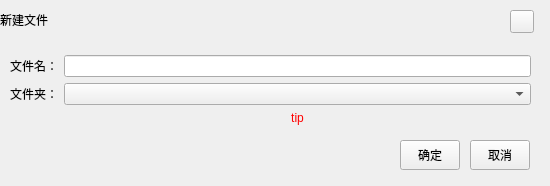
<?xml version="1.0" encoding="UTF-8"?>
<ui version="4.0">
 <class>NewFileDialog</class>
 <widget class="QDialog" name="NewFileDialog">
  <property name="geometry">
   <rect>
    <x>0</x>
    <y>0</y>
    <width>550</width>
    <height>186</height>
   </rect>
  </property>
  <property name="windowTitle">
   <string>Dialog</string>
  </property>
  <widget class="QLabel" name="title_Label">
   <property name="geometry">
    <rect>
     <x>0</x>
     <y>0</y>
     <width>550</width>
     <height>40</height>
    </rect>
   </property>
   <property name="text">
    <string>新建文件</string>
   </property>
  </widget>
  <widget class="QToolButton" name="closeBtn">
   <property name="geometry">
    <rect>
     <x>510</x>
     <y>10</y>
     <width>24</width>
     <height>23</height>
    </rect>
   </property>
   <property name="cursor">
    <cursorShape>PointingHandCursor</cursorShape>
   </property>
   <property name="text">
    <string/>
   </property>
  </widget>
  <widget class="QWidget" name="">
   <property name="geometry">
    <rect>
     <x>10</x>
     <y>55</y>
     <width>521</width>
     <height>70</height>
    </rect>
   </property>
   <layout class="QGridLayout" name="gridLayout">
    <item row="0" column="0">
     <widget class="QLabel" name="label">
      <property name="text">
       <string>文件名：</string>
      </property>
     </widget>
    </item>
    <item row="0" column="1">
     <widget class="QLineEdit" name="lineEdit"/>
    </item>
    <item row="1" column="0">
     <widget class="QLabel" name="label_2">
      <property name="text">
       <string>文件夹：</string>
      </property>
     </widget>
    </item>
    <item row="1" column="1">
     <widget class="QComboBox" name="comboBox"/>
    </item>
    <item row="2" column="1">
     <widget class="QLabel" name="label_tip">
      <property name="styleSheet">
       <string notr="true">color: rgb(255, 0, 0);</string>
      </property>
      <property name="text">
       <string>tip</string>
      </property>
      <property name="alignment">
       <set>Qt::AlignCenter</set>
      </property>
     </widget>
    </item>
   </layout>
  </widget>
  <widget class="QToolButton" name="okBtn">
   <property name="geometry">
    <rect>
     <x>400</x>
     <y>140</y>
     <width>60</width>
     <height>30</height>
    </rect>
   </property>
   <property name="text">
    <string>确定</string>
   </property>
  </widget>
  <widget class="QToolButton" name="cancelBtn">
   <property name="geometry">
    <rect>
     <x>470</x>
     <y>140</y>
     <width>60</width>
     <height>30</height>
    </rect>
   </property>
   <property name="text">
    <string>取消</string>
   </property>
  </widget>
 </widget>
 <resources/>
 <connections/>
</ui>
